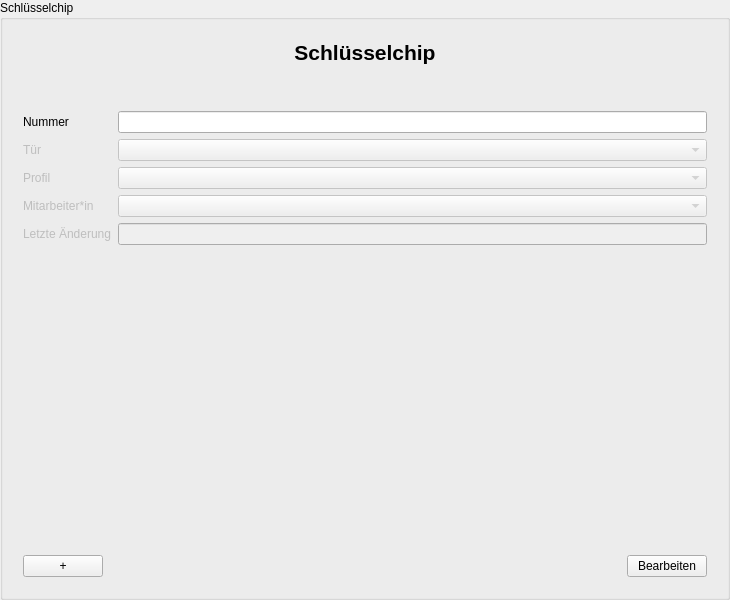
<?xml version="1.0" encoding="UTF-8" ?>
<ui version="4.0">
 <class>ChipCardInputArea</class>
 <widget class="QGroupBox" name="ChipCardInputArea">
  <property name="geometry">
   <rect>
    <x>0</x>
    <y>0</y>
    <width>730</width>
    <height>600</height>
   </rect>
  </property>
  <property name="windowTitle">
   <string>Schlüsselchip</string>
  </property>
  <property name="accessibleName">
   <string>ChipCardInputDialog</string>
  </property>
  <property name="title">
   <string>Schlüsselchip</string>
  </property>
  <layout class="QGridLayout" name="gridLayout_3">
   <item row="0" column="0">
    <widget class="QWidget" name="GroupBox" native="true">
     <layout class="QVBoxLayout" name="verticalLayout_3">
      <item>
       <layout class="QVBoxLayout" name="verticalLayout">
        <item>
         <widget class="QLabel" name="label_Header">
          <property name="font">
           <font>
            <pointsize>16</pointsize>
            <weight>75</weight>
            <bold>true</bold>
           </font>
          </property>
          <property name="text">
           <string>Schlüsselchip</string>
          </property>
          <property name="alignment">
           <set>Qt::AlignCenter</set>
          </property>
         </widget>
        </item>
       </layout>
      </item>
      <item>
       <spacer name="verticalSpacer_2">
        <property name="orientation">
         <enum>Qt::Vertical</enum>
        </property>
        <property name="sizeType">
         <enum>QSizePolicy::Preferred</enum>
        </property>
        <property name="sizeHint" stdset="0">
         <size>
          <width>20</width>
          <height>40</height>
         </size>
        </property>
       </spacer>
      </item>
      <item>
       <layout class="QFormLayout" name="formLayout">
        <item row="0" column="0">
         <widget class="QLabel" name="numberLabel">
          <property name="text">
           <string>Nummer</string>
          </property>
          <property name="buddy">
           <cstring>numberLineEdit</cstring>
          </property>
         </widget>
        </item>
        <item row="0" column="1">
         <widget class="QLineEdit" name="numberLineEdit" />
        </item>
        <item row="1" column="0">
         <widget class="QLabel" name="doorLabel">
          <property name="enabled">
           <bool>false</bool>
          </property>
          <property name="text">
           <string>Tür</string>
          </property>
          <property name="buddy">
           <cstring>doorComboBox</cstring>
          </property>
         </widget>
        </item>
        <item row="1" column="1">
         <widget class="QComboBox" name="doorComboBox">
          <property name="enabled">
           <bool>false</bool>
          </property>
         </widget>
        </item>
        <item row="2" column="0">
         <widget class="QLabel" name="profileLabel">
          <property name="enabled">
           <bool>false</bool>
          </property>
          <property name="text">
           <string>Profil</string>
          </property>
          <property name="buddy">
           <cstring>profileComboBox</cstring>
          </property>
         </widget>
        </item>
        <item row="2" column="1">
         <widget class="QComboBox" name="profileComboBox">
          <property name="enabled">
           <bool>false</bool>
          </property>
         </widget>
        </item>
        <item row="3" column="0">
         <widget class="QLabel" name="employeeLabel">
          <property name="enabled">
           <bool>false</bool>
          </property>
          <property name="text">
           <string>Mitarbeiter*in</string>
          </property>
          <property name="buddy">
           <cstring>employeeComboBox</cstring>
          </property>
         </widget>
        </item>
        <item row="3" column="1">
         <widget class="QComboBox" name="employeeComboBox">
          <property name="enabled">
           <bool>false</bool>
          </property>
         </widget>
        </item>
        <item row="4" column="0">
         <widget class="QLabel" name="lastUpdateLabel">
          <property name="enabled">
           <bool>false</bool>
          </property>
          <property name="text">
           <string>Letzte Änderung</string>
          </property>
          <property name="buddy">
           <cstring>lastUpdateLineEdit</cstring>
          </property>
         </widget>
        </item>
        <item row="4" column="1">
         <widget class="QLineEdit" name="lastUpdateLineEdit">
          <property name="enabled">
           <bool>false</bool>
          </property>
         </widget>
        </item>
       </layout>
      </item>
      <item>
       <spacer name="verticalSpacer">
        <property name="orientation">
         <enum>Qt::Vertical</enum>
        </property>
        <property name="sizeHint" stdset="0">
         <size>
          <width>20</width>
          <height>40</height>
         </size>
        </property>
       </spacer>
      </item>
      <item>
       <layout class="QHBoxLayout" name="horizontalLayout">
        <item>
         <widget class="QPushButton" name="addPushButton">
          <property name="text">
           <string>+</string>
          </property>
         </widget>
        </item>
        <item>
         <spacer name="horizontalSpacer">
          <property name="orientation">
           <enum>Qt::Horizontal</enum>
          </property>
          <property name="sizeHint" stdset="0">
           <size>
            <width>40</width>
            <height>20</height>
           </size>
          </property>
         </spacer>
        </item>
        <item>
         <widget class="QPushButton" name="editFinishPushButton">
          <property name="text">
           <string>Bearbeiten</string>
          </property>
         </widget>
        </item>
       </layout>
      </item>
     </layout>
    </widget>
   </item>
  </layout>
 </widget>
 <tabstops>
  <tabstop>numberLineEdit</tabstop>
  <tabstop>doorComboBox</tabstop>
  <tabstop>profileComboBox</tabstop>
  <tabstop>employeeComboBox</tabstop>
  <tabstop>lastUpdateLineEdit</tabstop>
  <tabstop>addPushButton</tabstop>
  <tabstop>editFinishPushButton</tabstop>
 </tabstops>
 <resources />
 <connections />
</ui>
